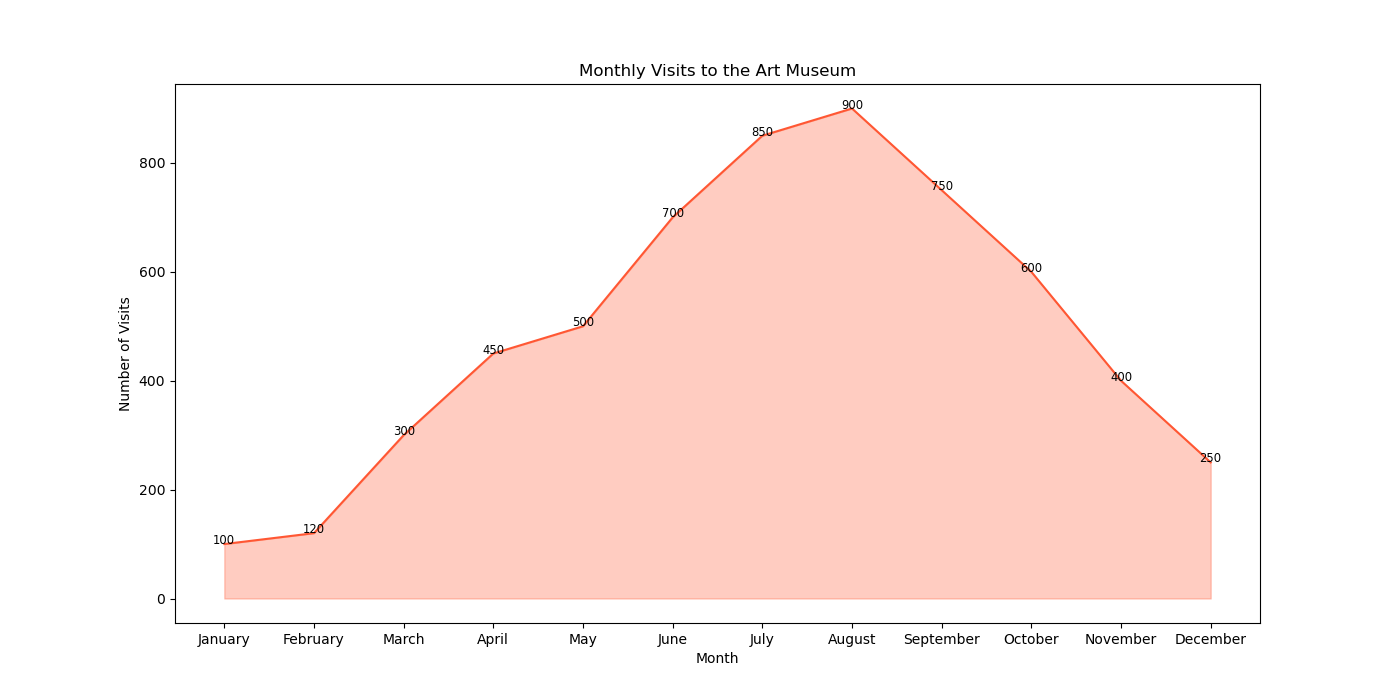

This chart was generated by the following Python code:

import pandas as pd
import matplotlib.pyplot as plt

# Create a dataset
data = {
    'Month': [
        'January', 'February', 'March', 'April', 'May', 'June', 
        'July', 'August', 'September', 'October', 'November', 'December'
    ],
    'Number_of_Visits': [
        100, 120, 300, 450, 500, 700,
        850, 900, 750, 600, 400, 250
    ]
}

# Convert the data into a DataFrame
df = pd.DataFrame(data)

# Convert 'Month' into categorical data type for correct plotting
df['Month'] = pd.Categorical(df['Month'], categories=[
    'January', 'February', 'March', 'April', 'May', 'June', 
    'July', 'August', 'September', 'October', 'November', 'December'
], ordered=True)

# Set the size of the chart
plt.figure(figsize=(14, 7))

# Create the area chart
area_chart = plt.plot(df['Month'], df['Number_of_Visits'], color="#ff5733")
plt.fill_between(df['Month'], df['Number_of_Visits'], color="#ff5733", alpha=0.3)

# Optionally, add an annotation/text label
for index, value in enumerate(df['Number_of_Visits']):
    plt.text(df['Month'][index], value, f"{value}", 
             horizontalalignment='center', size='small', color='black')

# Customize title and axis labels
plt.title('Monthly Visits to the Art Museum')
plt.xlabel('Month')
plt.ylabel('Number of Visits')

# Display the chart
plt.show()
